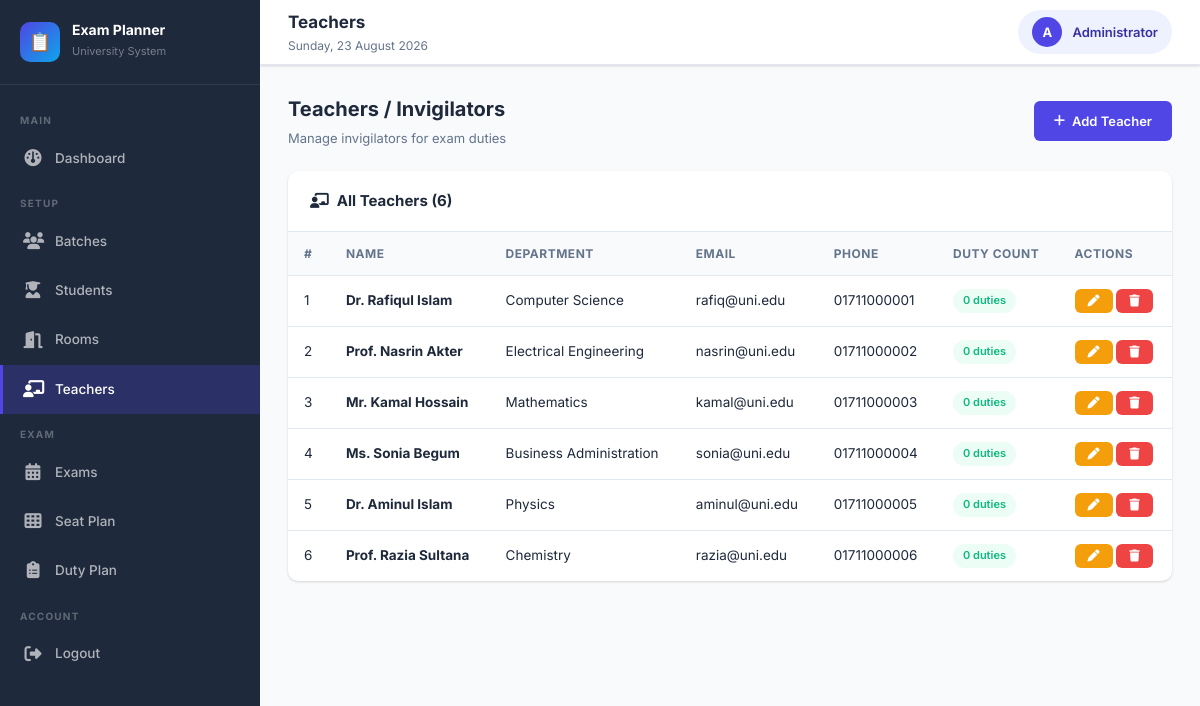
Page /modules/teachers/index.php (signed in) on the committed database.
### tables this page shows
CREATE TABLE IF NOT EXISTS teachers (
    id INT AUTO_INCREMENT PRIMARY KEY,
    name VARCHAR(100) NOT NULL,
    department VARCHAR(100),
    email VARCHAR(100),
    phone VARCHAR(20),
    duty_count INT DEFAULT 0,
    created_at TIMESTAMP DEFAULT CURRENT_TIMESTAMP
);

### modules/teachers/index.php (the view, shortened to what this page needs)
<?php
require_once '../../config/db.php';
$page_title = 'Teachers';
$teachers = $conn->query("SELECT * FROM teachers ORDER BY duty_count ASC")->fetch_all(MYSQLI_ASSOC);
include '../../includes/header.php';
?>
<div class="page-title">
    <div><h2>Teachers / Invigilators</h2><p>Manage invigilators for exam duties</p></div>
    <a href="add.php" class="btn btn-primary"><i class="fa fa-plus"></i> Add Teacher</a>
</div>
<div class="card">
    <div class="card-header"><h4><i class="fa fa-chalkboard-teacher"></i> All Teachers (<?= count($teachers) ?>)</h4></div>
    <div class="table-wrapper">
        <?php if (empty($teachers)): ?>
            <div class="empty-state">
                <div class="empty-icon">👨‍🏫</div>
                <h4>No Teachers Yet</h4>
                <a href="add.php" class="btn btn-primary">Add First Teacher</a>
            </div>
        <?php else: ?>
        <table>
            <thead><tr><th>#</th><th>Name</th><th>Department</th><th>Email</th><th>Phone</th><th>Duty Count</th><th>Actions</th></tr></thead>
            <tbody>
            <?php foreach ($teachers as $i => $t): ?>
            <tr>
                <td><?= $i+1 ?></td>
                <td><strong><?= htmlspecialchars($t['name']) ?></strong></td>
                <td><?= htmlspecialchars($t['department'] ?? '-') ?></td>
                <td><?= htmlspecialchars($t['email'] ?? '-') ?></td>
                <td><?= htmlspecialchars($t['phone'] ?? '-') ?></td>
                <td>
                    <span class="badge <?= $t['duty_count'] > 3 ? 'badge-warning' : 'badge-success' ?>">
                        <?= $t['duty_count'] ?> duties
                    </span>
                </td>
                <td>
                    <a href="edit.php?id=<?= $t['id'] ?>" class="btn btn-warning btn-sm"><i class="fa fa-pen"></i></a>
                    <button onclick="confirmDelete('index.php?delete=<?= $t['id'] ?>', '<?= addslashes($t['name']) ?>')" class="btn btn-danger btn-sm"><i class="fa fa-trash"></i></button>
                </td>
            </tr>
            <?php endforeach; ?>
            </tbody>
        </table>
        <?php endif; ?>
    </div>
</div>
<?php include '../../includes/footer.php'; ?>

### includes/header.php (shortened to what this page needs)
<?php
$current_page = basename($_SERVER['PHP_SELF'], '.php');
?>
<!DOCTYPE html>
<html lang="en">
<head>
    <link rel="stylesheet" href="<?= BASE_URL ?>assets/css/style.css">
    <link rel="stylesheet" href="https://cdnjs.cloudflare.com/ajax/libs/font-awesome/6.4.0/css/all.min.css">
</head>
<body>
<div class="app-wrapper">
<aside class="sidebar" id="sidebar">
    <div class="sidebar-brand">
        <div class="brand-icon">📋</div>
        <div class="brand-text">
            <h2>Exam Planner</h2>
            <span>University System</span>
        </div>
    </div>
    <nav class="sidebar-nav">
        <div class="nav-section-title">Main</div>
        <a href="<?= BASE_URL ?>dashboard.php" class="<?= $current_page == 'dashboard' ? 'active' : '' ?>">
            <span class="nav-icon"><i class="fa-solid fa-gauge"></i></span> Dashboard
        </a>
        <div class="nav-section-title">Setup</div>
        <a href="<?= BASE_URL ?>modules/batches/index.php" class="<?= strpos($_SERVER['PHP_SELF'], 'batches') !== false ? 'active' : '' ?>">
            <span class="nav-icon"><i class="fa-solid fa-users"></i></span> Batches
        </a>
        <a href="<?= BASE_URL ?>modules/students/index.php" class="<?= strpos($_SERVER['PHP_SELF'], 'students') !== false ? 'active' : '' ?>">
            <span class="nav-icon"><i class="fa-solid fa-user-graduate"></i></span> Students
        </a>
        <a href="<?= BASE_URL ?>modules/rooms/index.php" class="<?= strpos($_SERVER['PHP_SELF'], 'rooms') !== false ? 'active' : '' ?>">
            <span class="nav-icon"><i class="fa-solid fa-door-open"></i></span> Rooms
        </a>
        <a href="<?= BASE_URL ?>modules/teachers/index.php" class="<?= strpos($_SERVER['PHP_SELF'], 'teachers') !== false ? 'active' : '' ?>">
            <span class="nav-icon"><i class="fa-solid fa-chalkboard-teacher"></i></span> Teachers
        </a>
        <div class="nav-section-title">Exam</div>
        <a href="<?= BASE_URL ?>modules/exams/index.php" class="<?= strpos($_SERVER['PHP_SELF'], 'exams') !== false ? 'active' : '' ?>">
            <span class="nav-icon"><i class="fa-solid fa-calendar-days"></i></span> Exams
        </a>
        <a href="<?= BASE_URL ?>modules/seat_plan/index.php" class="<?= strpos($_SERVER['PHP_SELF'], 'seat_plan') !== false ? 'active' : '' ?>">
            <span class="nav-icon"><i class="fa-solid fa-table-cells"></i></span> Seat Plan
        </a>
        <a href="<?= BASE_URL ?>modules/duty_plan/index.php" class="<?= strpos($_SERVER['PHP_SELF'], 'duty_plan') !== false ? 'active' : '' ?>">
            <span class="nav-icon"><i class="fa-solid fa-clipboard-list"></i></span> Duty Plan
        </a>
        <div class="nav-section-title">Account</div>
        <a href="<?= BASE_URL ?>logout.php">
            <span class="nav-icon"><i class="fa-solid fa-right-from-bracket"></i></span> Logout
        </a>
    </nav>
</aside>
<div class="main-content">
<header class="top-header">
    <div class="header-left">
        <h3><?= isset($page_title) ? $page_title : 'Dashboard' ?></h3>
        <p><?= date('l, d F Y') ?></p>
    </div>
    <div class="header-right">
        <div class="admin-badge">
            <div class="admin-avatar"><?= strtoupper(substr($_SESSION['admin_name'], 0, 1)) ?></div>
            <span><?= htmlspecialchars($_SESSION['admin_name']) ?></span>
        </div>
    </div>
</header>
<div class="page-content">

### includes/footer.php (shortened to what this page needs)
</div>
</div>
</div>
</body>
</html>

### rows in the picture
teachers: name "Dr. Rafiqul Islam", department "Computer Science", email "rafiq@uni.edu", phone "01711000001", duty_count "0"
teachers: name "Prof. Nasrin Akter", department "Electrical Engineering", email "nasrin@uni.edu", phone "01711000002", duty_count "0"
teachers: name "Mr. Kamal Hossain", department "Mathematics", email "kamal@uni.edu", phone "01711000003", duty_count "0"
teachers: name "Ms. Sonia Begum", department "Business Administration", email "sonia@uni.edu", phone "01711000004", duty_count "0"
teachers: name "Dr. Aminul Islam", department "Physics", email "aminul@uni.edu", phone "01711000005", duty_count "0"
teachers: name "Prof. Razia Sultana", department "Chemistry", email "razia@uni.edu", phone "01711000006", duty_count "0"

### other values in the picture
$page_title "Teachers"
substr($_SESSION['admin_name'], 0, 1) "A"
$_SESSION['admin_name'] "Administrator"
count($teachers) "6"
